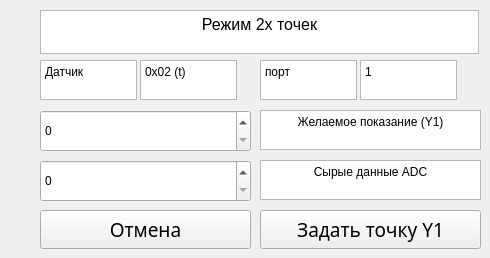
                 <widget class="QWidget" name="page_15">
                  <widget class="QSpinBox" name="spinBox_10">
                   <property name="geometry">
                    <rect>
                     <x>40</x>
                     <y>110</y>
                     <width>211</width>
                     <height>42</height>
                    </rect>
                   </property>
                   <property name="sizePolicy">
                    <sizepolicy hsizetype="Expanding" vsizetype="Fixed">
                     <horstretch>0</horstretch>
                     <verstretch>0</verstretch>
                    </sizepolicy>
                   </property>
                   <property name="minimumSize">
                    <size>
                     <width>0</width>
                     <height>42</height>
                    </size>
                   </property>
                   <property name="layoutDirection">
                    <enum>Qt::LayoutDirection::LeftToRight</enum>
                   </property>
                   <property name="maximum">
                    <number>65535</number>
                   </property>
                  </widget>
                  <widget class="QTextBrowser" name="textBrowser_76">
                   <property name="geometry">
                    <rect>
                     <x>40</x>
                     <y>10</y>
                     <width>439</width>
                     <height>44</height>
                    </rect>
                   </property>
                   <property name="sizePolicy">
                    <sizepolicy hsizetype="Minimum" vsizetype="Expanding">
                     <horstretch>0</horstretch>
                     <verstretch>0</verstretch>
                    </sizepolicy>
                   </property>
                   <property name="minimumSize">
                    <size>
                     <width>97</width>
                     <height>44</height>
                    </size>
                   </property>
                   <property name="maximumSize">
                    <size>
                     <width>16777215</width>
                     <height>40</height>
                    </size>
                   </property>
                   <property name="verticalScrollBarPolicy">
                    <enum>Qt::ScrollBarPolicy::ScrollBarAlwaysOff</enum>
                   </property>
                   <property name="horizontalScrollBarPolicy">
                    <enum>Qt::ScrollBarPolicy::ScrollBarAlwaysOff</enum>
                   </property>
                   <property name="html">
                    <string>&lt;!DOCTYPE HTML PUBLIC &quot;-//W3C//DTD HTML 4.0//EN&quot; &quot;http://www.w3.org/TR/REC-html40/strict.dtd&quot;&gt;
&lt;html&gt;&lt;head&gt;&lt;meta name=&quot;qrichtext&quot; content=&quot;1&quot; /&gt;&lt;meta charset=&quot;utf-8&quot; /&gt;&lt;style type=&quot;text/css&quot;&gt;
p, li { white-space: pre-wrap; }
hr { height: 1px; border-width: 0; }
li.unchecked::marker { content: &quot;\2610&quot;; }
li.checked::marker { content: &quot;\2612&quot;; }
&lt;/style&gt;&lt;/head&gt;&lt;body style=&quot; font-family:'Noto Sans SC'; font-size:9pt; font-weight:400; font-style:normal;&quot;&gt;
&lt;p align=&quot;center&quot; style=&quot; margin-top:0px; margin-bottom:0px; margin-left:0px; margin-right:0px; -qt-block-indent:0; text-indent:0px;&quot;&gt;&lt;span style=&quot; font-size:12pt;&quot;&gt;Режим 2х точек&lt;/span&gt;&lt;/p&gt;
&lt;p align=&quot;center&quot; style=&quot;-qt-paragraph-type:empty; margin-top:0px; margin-bottom:0px; margin-left:0px; margin-right:0px; -qt-block-indent:0; text-indent:0px; font-size:12pt;&quot;&gt;&lt;br /&gt;&lt;/p&gt;&lt;/body&gt;&lt;/html&gt;</string>
                   </property>
                  </widget>
                  <widget class="QTextBrowser" name="textBrowser_68">
                   <property name="geometry">
                    <rect>
                     <x>40</x>
                     <y>60</y>
                     <width>97</width>
                     <height>40</height>
                    </rect>
                   </property>
                   <property name="sizePolicy">
                    <sizepolicy hsizetype="Minimum" vsizetype="Expanding">
                     <horstretch>0</horstretch>
                     <verstretch>0</verstretch>
                    </sizepolicy>
                   </property>
                   <property name="minimumSize">
                    <size>
                     <width>97</width>
                     <height>0</height>
                    </size>
                   </property>
                   <property name="maximumSize">
                    <size>
                     <width>16777215</width>
                     <height>40</height>
                    </size>
                   </property>
                   <property name="html">
                    <string>&lt;!DOCTYPE HTML PUBLIC &quot;-//W3C//DTD HTML 4.0//EN&quot; &quot;http://www.w3.org/TR/REC-html40/strict.dtd&quot;&gt;
&lt;html&gt;&lt;head&gt;&lt;meta name=&quot;qrichtext&quot; content=&quot;1&quot; /&gt;&lt;meta charset=&quot;utf-8&quot; /&gt;&lt;style type=&quot;text/css&quot;&gt;
p, li { white-space: pre-wrap; }
hr { height: 1px; border-width: 0; }
li.unchecked::marker { content: &quot;\2610&quot;; }
li.checked::marker { content: &quot;\2612&quot;; }
&lt;/style&gt;&lt;/head&gt;&lt;body style=&quot; font-family:'Noto Sans SC'; font-size:9pt; font-weight:400; font-style:normal;&quot;&gt;
&lt;p style=&quot; margin-top:0px; margin-bottom:0px; margin-left:0px; margin-right:0px; -qt-block-indent:0; text-indent:0px;&quot;&gt;Датчик&lt;/p&gt;&lt;/body&gt;&lt;/html&gt;</string>
                   </property>
                  </widget>
                  <widget class="QTextBrowser" name="textBrowser_69">
                   <property name="geometry">
                    <rect>
                     <x>140</x>
                     <y>60</y>
                     <width>97</width>
                     <height>40</height>
                    </rect>
                   </property>
                   <property name="sizePolicy">
                    <sizepolicy hsizetype="Minimum" vsizetype="Expanding">
                     <horstretch>0</horstretch>
                     <verstretch>0</verstretch>
                    </sizepolicy>
                   </property>
                   <property name="minimumSize">
                    <size>
                     <width>97</width>
                     <height>0</height>
                    </size>
                   </property>
                   <property name="maximumSize">
                    <size>
                     <width>16777215</width>
                     <height>40</height>
                    </size>
                   </property>
                   <property name="html">
                    <string>&lt;!DOCTYPE HTML PUBLIC &quot;-//W3C//DTD HTML 4.0//EN&quot; &quot;http://www.w3.org/TR/REC-html40/strict.dtd&quot;&gt;
&lt;html&gt;&lt;head&gt;&lt;meta name=&quot;qrichtext&quot; content=&quot;1&quot; /&gt;&lt;meta charset=&quot;utf-8&quot; /&gt;&lt;style type=&quot;text/css&quot;&gt;
p, li { white-space: pre-wrap; }
hr { height: 1px; border-width: 0; }
li.unchecked::marker { content: &quot;\2610&quot;; }
li.checked::marker { content: &quot;\2612&quot;; }
&lt;/style&gt;&lt;/head&gt;&lt;body style=&quot; font-family:'Noto Sans SC'; font-size:9pt; font-weight:400; font-style:normal;&quot;&gt;
&lt;p style=&quot; margin-top:0px; margin-bottom:0px; margin-left:0px; margin-right:0px; -qt-block-indent:0; text-indent:0px;&quot;&gt;0x02 (t)&lt;/p&gt;&lt;/body&gt;&lt;/html&gt;</string>
                   </property>
                  </widget>
                  <widget class="QTextBrowser" name="textBrowser_70">
                   <property name="geometry">
                    <rect>
                     <x>260</x>
                     <y>110</y>
                     <width>221</width>
                     <height>40</height>
                    </rect>
                   </property>
                   <property name="sizePolicy">
                    <sizepolicy hsizetype="Minimum" vsizetype="Expanding">
                     <horstretch>0</horstretch>
                     <verstretch>0</verstretch>
                    </sizepolicy>
                   </property>
                   <property name="minimumSize">
                    <size>
                     <width>97</width>
                     <height>0</height>
                    </size>
                   </property>
                   <property name="maximumSize">
                    <size>
                     <width>16777215</width>
                     <height>40</height>
                    </size>
                   </property>
                   <property name="html">
                    <string>&lt;!DOCTYPE HTML PUBLIC &quot;-//W3C//DTD HTML 4.0//EN&quot; &quot;http://www.w3.org/TR/REC-html40/strict.dtd&quot;&gt;
&lt;html&gt;&lt;head&gt;&lt;meta name=&quot;qrichtext&quot; content=&quot;1&quot; /&gt;&lt;meta charset=&quot;utf-8&quot; /&gt;&lt;style type=&quot;text/css&quot;&gt;
p, li { white-space: pre-wrap; }
hr { height: 1px; border-width: 0; }
li.unchecked::marker { content: &quot;\2610&quot;; }
li.checked::marker { content: &quot;\2612&quot;; }
&lt;/style&gt;&lt;/head&gt;&lt;body style=&quot; font-family:'Noto Sans SC'; font-size:9pt; font-weight:400; font-style:normal;&quot;&gt;
&lt;p align=&quot;center&quot; style=&quot; margin-top:0px; margin-bottom:0px; margin-left:0px; margin-right:0px; -qt-block-indent:0; text-indent:0px;&quot;&gt;Желаемое показание (Y1)&lt;/p&gt;&lt;/body&gt;&lt;/html&gt;</string>
                   </property>
                  </widget>
                  <widget class="QSpinBox" name="spinBox_11">
                   <property name="geometry">
                    <rect>
                     <x>40</x>
                     <y>160</y>
                     <width>211</width>
                     <height>42</height>
                    </rect>
                   </property>
                   <property name="sizePolicy">
                    <sizepolicy hsizetype="Expanding" vsizetype="Fixed">
                     <horstretch>0</horstretch>
                     <verstretch>0</verstretch>
                    </sizepolicy>
                   </property>
                   <property name="minimumSize">
                    <size>
                     <width>0</width>
                     <height>42</height>
                    </size>
                   </property>
                   <property name="layoutDirection">
                    <enum>Qt::LayoutDirection::LeftToRight</enum>
                   </property>
                   <property name="maximum">
                    <number>65535</number>
                   </property>
                  </widget>
                  <widget class="QTextBrowser" name="textBrowser_71">
                   <property name="geometry">
                    <rect>
                     <x>260</x>
                     <y>160</y>
                     <width>221</width>
                     <height>40</height>
                    </rect>
                   </property>
                   <property name="sizePolicy">
                    <sizepolicy hsizetype="Minimum" vsizetype="Expanding">
                     <horstretch>0</horstretch>
                     <verstretch>0</verstretch>
                    </sizepolicy>
                   </property>
                   <property name="minimumSize">
                    <size>
                     <width>97</width>
                     <height>0</height>
                    </size>
                   </property>
                   <property name="maximumSize">
                    <size>
                     <width>16777215</width>
                     <height>40</height>
                    </size>
                   </property>
                   <property name="html">
                    <string>&lt;!DOCTYPE HTML PUBLIC &quot;-//W3C//DTD HTML 4.0//EN&quot; &quot;http://www.w3.org/TR/REC-html40/strict.dtd&quot;&gt;
&lt;html&gt;&lt;head&gt;&lt;meta name=&quot;qrichtext&quot; content=&quot;1&quot; /&gt;&lt;meta charset=&quot;utf-8&quot; /&gt;&lt;style type=&quot;text/css&quot;&gt;
p, li { white-space: pre-wrap; }
hr { height: 1px; border-width: 0; }
li.unchecked::marker { content: &quot;\2610&quot;; }
li.checked::marker { content: &quot;\2612&quot;; }
&lt;/style&gt;&lt;/head&gt;&lt;body style=&quot; font-family:'Noto Sans SC'; font-size:9pt; font-weight:400; font-style:normal;&quot;&gt;
&lt;p align=&quot;center&quot; style=&quot; margin-top:0px; margin-bottom:0px; margin-left:0px; margin-right:0px; -qt-block-indent:0; text-indent:0px;&quot;&gt;Сырые данные ADC&lt;/p&gt;&lt;/body&gt;&lt;/html&gt;</string>
                   </property>
                  </widget>
                  <widget class="QPushButton" name="pushButton_16">
                   <property name="geometry">
                    <rect>
                     <x>260</x>
                     <y>210</y>
                     <width>221</width>
                     <height>39</height>
                    </rect>
                   </property>
                   <property name="font">
                    <font>
                     <family>Noto Sans SC</family>
                     <pointsize>14</pointsize>
                    </font>
                   </property>
                   <property name="text">
                    <string>Задать точку Y1</string>
                   </property>
                  </widget>
                  <widget class="QTextBrowser" name="textBrowser_88">
                   <property name="geometry">
                    <rect>
                     <x>260</x>
                     <y>60</y>
                     <width>97</width>
                     <height>40</height>
                    </rect>
                   </property>
                   <property name="sizePolicy">
                    <sizepolicy hsizetype="Minimum" vsizetype="Expanding">
                     <horstretch>0</horstretch>
                     <verstretch>0</verstretch>
                    </sizepolicy>
                   </property>
                   <property name="minimumSize">
                    <size>
                     <width>97</width>
                     <height>0</height>
                    </size>
                   </property>
                   <property name="maximumSize">
                    <size>
                     <width>16777215</width>
                     <height>40</height>
                    </size>
                   </property>
                   <property name="html">
                    <string>&lt;!DOCTYPE HTML PUBLIC &quot;-//W3C//DTD HTML 4.0//EN&quot; &quot;http://www.w3.org/TR/REC-html40/strict.dtd&quot;&gt;
&lt;html&gt;&lt;head&gt;&lt;meta name=&quot;qrichtext&quot; content=&quot;1&quot; /&gt;&lt;meta charset=&quot;utf-8&quot; /&gt;&lt;style type=&quot;text/css&quot;&gt;
p, li { white-space: pre-wrap; }
hr { height: 1px; border-width: 0; }
li.unchecked::marker { content: &quot;\2610&quot;; }
li.checked::marker { content: &quot;\2612&quot;; }
&lt;/style&gt;&lt;/head&gt;&lt;body style=&quot; font-family:'Noto Sans SC'; font-size:9pt; font-weight:400; font-style:normal;&quot;&gt;
&lt;p style=&quot; margin-top:0px; margin-bottom:0px; margin-left:0px; margin-right:0px; -qt-block-indent:0; text-indent:0px;&quot;&gt;порт&lt;/p&gt;&lt;/body&gt;&lt;/html&gt;</string>
                   </property>
                  </widget>
                  <widget class="QTextBrowser" name="textBrowser_89">
                   <property name="geometry">
                    <rect>
                     <x>360</x>
                     <y>60</y>
                     <width>97</width>
                     <height>40</height>
                    </rect>
                   </property>
                   <property name="sizePolicy">
                    <sizepolicy hsizetype="Minimum" vsizetype="Expanding">
                     <horstretch>0</horstretch>
                     <verstretch>0</verstretch>
                    </sizepolicy>
                   </property>
                   <property name="minimumSize">
                    <size>
                     <width>97</width>
                     <height>0</height>
                    </size>
                   </property>
                   <property name="maximumSize">
                    <size>
                     <width>16777215</width>
                     <height>40</height>
                    </size>
                   </property>
                   <property name="html">
                    <string>&lt;!DOCTYPE HTML PUBLIC &quot;-//W3C//DTD HTML 4.0//EN&quot; &quot;http://www.w3.org/TR/REC-html40/strict.dtd&quot;&gt;
&lt;html&gt;&lt;head&gt;&lt;meta name=&quot;qrichtext&quot; content=&quot;1&quot; /&gt;&lt;meta charset=&quot;utf-8&quot; /&gt;&lt;style type=&quot;text/css&quot;&gt;
p, li { white-space: pre-wrap; }
hr { height: 1px; border-width: 0; }
li.unchecked::marker { content: &quot;\2610&quot;; }
li.checked::marker { content: &quot;\2612&quot;; }
&lt;/style&gt;&lt;/head&gt;&lt;body style=&quot; font-family:'Noto Sans SC'; font-size:9pt; font-weight:400; font-style:normal;&quot;&gt;
&lt;p style=&quot; margin-top:0px; margin-bottom:0px; margin-left:0px; margin-right:0px; -qt-block-indent:0; text-indent:0px;&quot;&gt;1&lt;/p&gt;&lt;/body&gt;&lt;/html&gt;</string>
                   </property>
                  </widget>
                  <widget class="QPushButton" name="pushButton_19">
                   <property name="geometry">
                    <rect>
                     <x>40</x>
                     <y>210</y>
                     <width>211</width>
                     <height>39</height>
                    </rect>
                   </property>
                   <property name="font">
                    <font>
                     <family>Noto Sans SC</family>
                     <pointsize>14</pointsize>
                    </font>
                   </property>
                   <property name="text">
                    <string>Отмена</string>
                   </property>
                  </widget>
                 </widget>
